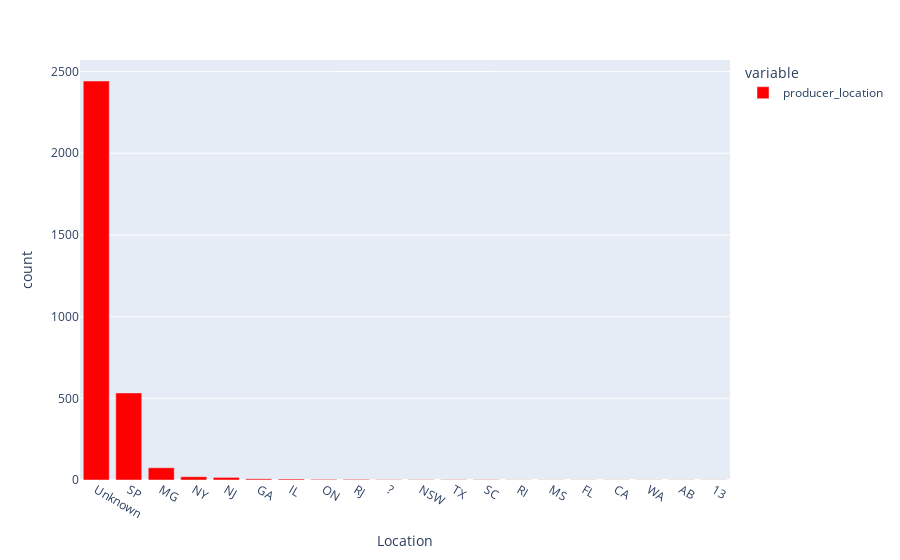

The notebook cell saved with this chart:
### Markdown cell above
<h3 style="background-color:#78C9EF; text-align:center; color:white; padding:10px " >Location of the producer</h3>

### Code cell
fig=px.bar(platform_content['producer_location'].value_counts(),
       labels={'index':'Location','value':'count'},
        color_discrete_sequence=["red"])
fig.show()

### Figure 1 — Plotly figure (JSON) as saved in the notebook; plotly's stock layout.template omitted (floating-point values rounded to 4 significant figures)
{"data": [{"alignmentgroup": "True", "hovertemplate": "variable=producer_location<br>Location=%{x}<br>count=%{y}<extra></extra>", "legendgroup": "producer_location", "marker": {"color": "red", "pattern": {"shape": ""}}, "name": "producer_location", "offsetgroup": "producer_location", "orientation": "v", "showlegend": true, "textposition": "auto", "type": "bar", "x": ["Unknown", "SP", "MG", "NY", "NJ", "GA", "IL", "ON", "RJ", "?", "NSW", "TX", "SC", "RI", "MS", "FL", "CA", "WA", "AB", "13"], "xaxis": "x", "y": [2442, 533, 75, 20, 16, 7, 6, 4, 4, 2, 2, 2, 2, 1, 1, 1, 1, 1, 1, 1], "yaxis": "y"}], "layout": {"barmode": "relative", "legend": {"title": {"text": "variable"}, "tracegroupgap": 0}, "margin": {"t": 60}, "xaxis": {"anchor": "y", "domain": [0, 1], "title": {"text": "Location"}}, "yaxis": {"anchor": "x", "domain": [0, 1], "title": {"text": "count"}}}}
